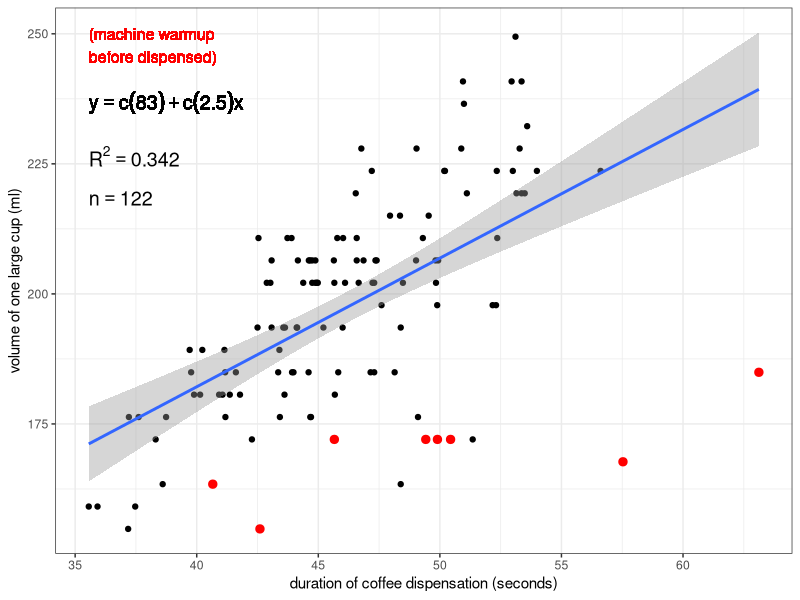
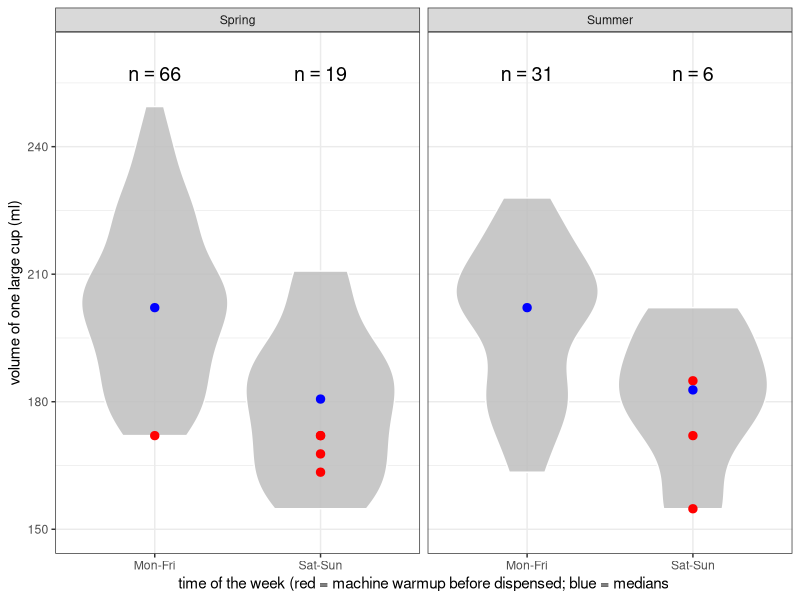
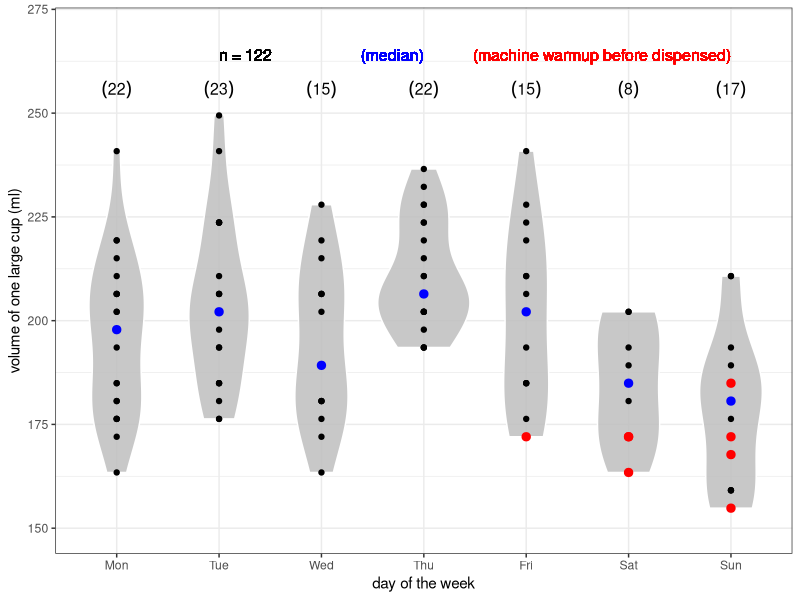
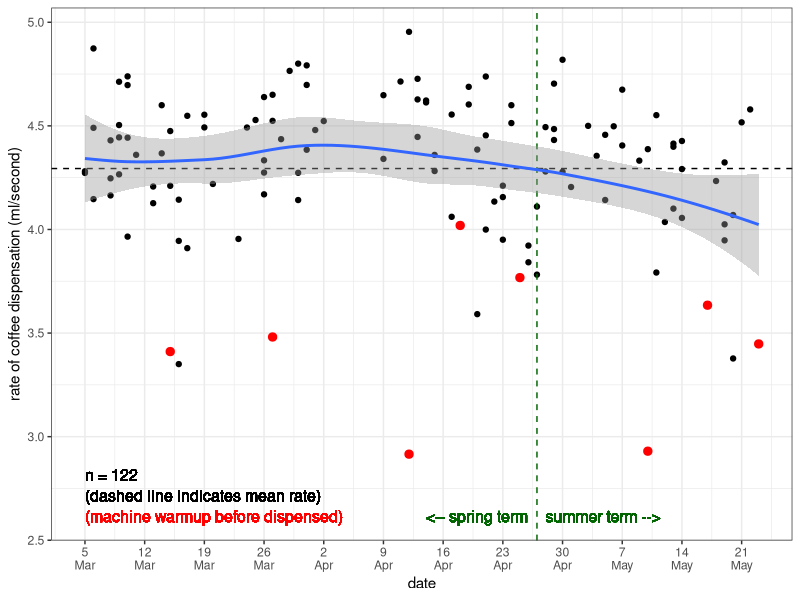
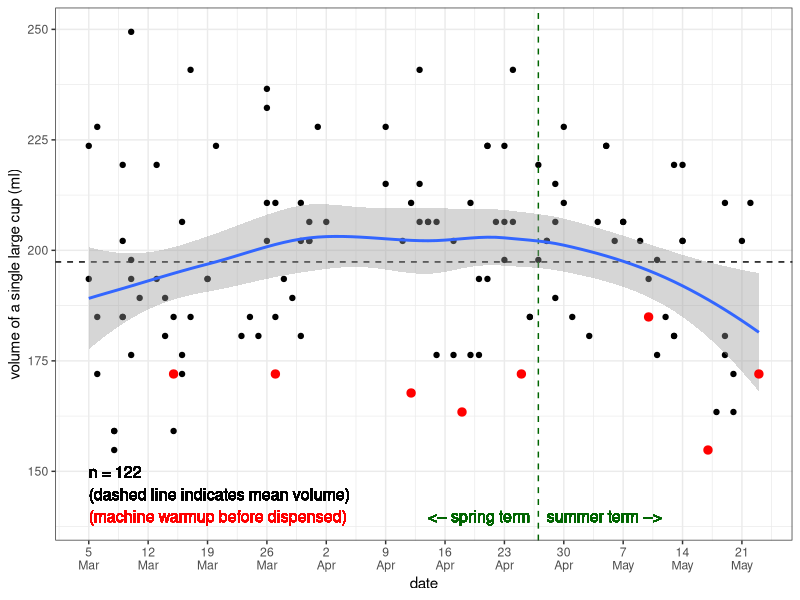
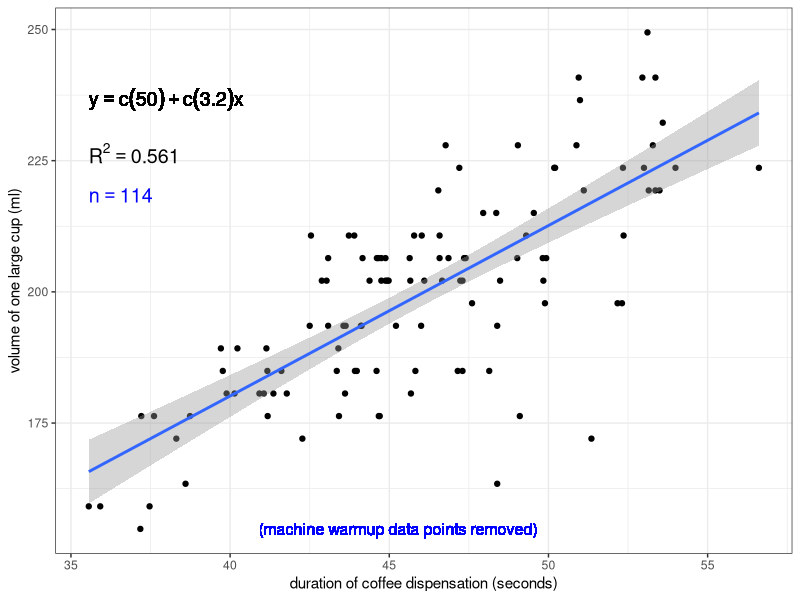

Here is the R script that generated these plots, in order:

### How does the espresso machine vary in the volume of
### coffee it dispenses for a single "large" cup?

setwd("/home/sam/Dropbox/github/coffee-data")
#setwd("wherever you put this file after downloading it")

library(ggplot2)

df <- read.csv("coffee-data.csv")

# The ruler I use to measure height (and therefore calculate volume)
# has a 3 mm length between the zero mark and its end. So, we add 3 
# to the height...
df$height <- df$height + 3

# ... and then calculate volume and rate, 
# so we have more accurate data!
df$volume <- df$height*(3.1415*37^2)/1000
df$rate <- df$volume/df$duration

# Create a variable indicating whether the coffee was pulled on
# a weekday ("Mon-Fri") or a weekend ("Sat-Sun")
for (i in 1:length(df$day))
{
  df$workday[i] <- ifelse(df$day[i]%in%"Sat" || df$day[i]%in%"Sun", "Sat-Sun", "Mon-Fri")
}

# Add a numeric variable of days of the year 
# (for the x-axis of the rate-by-date and volume-by-date plots)
date.to.num <- read.csv("date-to-numeric.csv")
df$day.yr <- 0  
for (i in 1:length(df$date))
{
  df$day.yr[i] <- date.to.num$day.yr[which(date.to.num$date%in%df$date[i])]
}

# Extract date labels and convert day and month values to character.
# This way you can later concatenate the two into a single character
# string separated by "\n" using paste(),
# so the x-axis text of the rate- and volume-by date plots is less horizontally crowded
dates.x <- date.to.num[which(date.to.num$day.yr%in%c(seq(from=min(df$day.yr), to=max(df$day.yr), by=7))),]
dates.x$day.label <- as.character(dates.x$day.label)
dates.x$month.label <- as.character(dates.x$month.label)

################################
### Volume vs. duration (duration of coffee dispensation)
{
# sample size
n <- length(df$duration)
# label to print sample size in subsequent plot
n.text <- paste("n == ", n)
# data.frame of sample size label and coordinates
# at which to print it on the plot
n.df <- data.frame(n.text, x=min(df$duration), y=0.87*max(df$volume))
  
# calculate R-squared value
rsq <- signif(summary(lm(df$volume ~ df$duration))$r.squared, digits=3)
# make a label to print R-squared value in subsequent plot
rsq.text <- paste("R^2 == ",rsq)
# make a data.frame of R-squared value label and coordinates
# at which to print it on the plot
rsq.df <- data.frame(rsq.text,x=min(df$duration),y=0.9*max(df$volume))

# function to extract regression equation
lm_eqn <- function(df)
{
  m <- lm(df$volume ~ df$duration)
  eq <- substitute(y == a + b*x, 
                   list(a = format(coef(m)[1], digits = 2), 
                        b = format(coef(m)[2], digits = 2)))
  as.character(as.expression(eq))                 
}

# generate plot w/ simple linear regression overlayed
plot <- ggplot(df, aes(duration, volume)) +
  geom_point() +
  stat_smooth(method="lm") +
  xlab("duration of coffee dispensation (seconds)") +
  ylab("volume of one large cup (ml)") +
  theme(axis.text=element_text(size=4), axis.title=element_text(size=5)) +
  theme_bw()

# add regression equation to plot
plot <- plot + 
  geom_text(data=n.df, aes(x,y,label=n.text),parse=TRUE,hjust=0,vjust=0,size=5) +
  geom_text(data=rsq.df, aes(x,y,label=rsq.text),parse=TRUE,hjust=0,vjust=0,size=5) +
  geom_text(aes(x=min(df$duration),y=0.94*max(df$volume),label=lm_eqn(df)),parse=TRUE,hjust=0,vjust=0,size=5)

# add a layer that highlights the last data point recorded
#plot <- plot +
#  geom_point(data=df[length(df$duration),],color="red",size=2.5)

# add a layer that highlights data points where espresso machine 
# had to "warm up" before dispensing coffee
plot <- plot +
  geom_point(data=df[df$warmup%in%"yes",], color="red", size=2.5) +
  geom_text(aes(x=min(df$duration),y=0.98*max(df$volume),label="(machine warmup\nbefore dispensed)"),
           hjust=0,vjust=0,color="red",size=4)

# print plot in R window
plot

# save plot directly to file as a .jpeg
jpeg("coffee-volume-vs-duration-all.jpeg", width=7, height=5, units="in", res=300)
print(plot)
dev.off()
}



################################
### Distributions of volume dispensed: weekdays vs. weekends
{
df$workday <- factor(df$workday)
df$term <- factor(df$term, levels=c("Spring","Summer"))

df.text <- data.frame(c("Spring", "Spring", "Summer", "Summer"),
                      c("Mon-Fri", "Sat-Sun", "Mon-Fri", "Sat-Sun"),
                      c(0,0,0,0),
                      c(0,0,0,0))
names(df.text) <- c("term", "workday", "n", "median")

df.spring <- df[df$term%in%"Spring",]
df.text$n[1] <- length(df.spring$volume[df.spring$workday%in%"Mon-Fri"])
df.text$n[2] <- length(df.spring$volume[df.spring$workday%in%"Sat-Sun"])
df.text$median[1] <- median(df.spring$volume[df.spring$workday%in%"Mon-Fri"])
df.text$median[2] <- median(df.spring$volume[df.spring$workday%in%"Sat-Sun"])
rm(df.spring)

df.summer <- df[df$term%in%"Summer",]
df.text$n[3] <- length(df.summer$volume[df.summer$workday%in%"Mon-Fri"])
df.text$n[4] <- length(df.summer$volume[df.summer$workday%in%"Sat-Sun"])
df.text$median[3] <- median(df.summer$volume[df.summer$workday%in%"Mon-Fri"])
df.text$median[4] <- median(df.summer$volume[df.summer$workday%in%"Sat-Sun"])
rm(df.summer)

# median volumes for weekday and weekend categories
#med.week <- median(df$volume[df$workday%in%"Mon-Fri"])
#med.wkend <- median(df$volume[df$workday%in%"Sat-Sun"])

# generate violin-and-boxplot plot with points overlayed and jittered to better reflect sample size
vol.workday <- ggplot(df, aes(workday, volume)) +
  facet_wrap(~ term, ncol=2) +
  geom_violin(color="white", fill="gray", alpha=0.85)

# add layer highlighting points where espresso machine needed to
# "warm up" before dispensing coffee
vol.workday <- vol.workday +
  geom_point(data=df[df$warmup%in%"yes",], color="red", size=2.5) +
  #geom_text(data=t, aes(x,y,label=char),parse=TRUE,vjust=0,size=2) +
  #geom_text(aes(x="Sat-Sun", y=max(df$volume)+10, label="(machine warmup before dispensed)"),
  #          hjust=1,vjust=1,size=4,color="red") +
  #geom_text(aes(x="Sat-Sun", y=max(df$volume)+4, label="(median)"),
  #          hjust=1,vjust=1,size=4,color="blue") +
  #geom_point(position=position_jitter(width=0.1,height=0)) +
  # plot points representing median volumes for weekdays and weekends
  geom_point(data=df.text, aes(workday,median), color="blue",size=2.5) +
  #geom_point(aes(x="Sat-Sun",y=med.wkend),color="blue",size=2.5) +
  xlab("time of the week (red = machine warmup before dispensed; blue = medians") +
  ylab("volume of one large cup (ml)") +
  theme(axis.text=element_text(size=4), axis.title=element_text(size=5)) +
  coord_cartesian(ylim=c(min(df$volume)-5,max(df$volume)+12)) +
  theme_bw()

# add sample sizes for weekdays and weekends
vol.workday <- vol.workday +
  geom_text(data=df.text, aes(x=workday,y=max(df$volume)+6,
                              label=paste("n == ", n)),
            parse=TRUE, hjust=0.5, vjust=0, size=5)
  #geom_text(aes(x="Mon-Fri",y=max(df$volume)+15,
  #              label=paste("n == ", length(df$workday[which(df$workday%in%"Mon-Fri")]))),
  #          parse=TRUE,hjust=0.5,vjust=0,size=5) +
  #geom_text(aes(x="Sat-Sun",y=max(df$volume)+15,
  #              label=paste("n == ", length(df$workday[which(df$workday%in%"Sat-Sun")]))),
  #          parse=TRUE,hjust=0.5,vjust=0,size=5)

# print plot in R window
vol.workday

# save plot to file as .jpeg
jpeg("coffee-volume-by-workday.jpeg", width=7, height=5, units="in", res=300)
print(vol.workday)
dev.off()
}


################################
### Distributions of volume dispensed by day
{
  df$day <- factor(df$day, levels=c("Mon","Tue","Wed","Thu","Fri","Sat","Sun"))
  #df$term <- factor(df$term, levels=c("Spring","Summer"))
    
  median.by.day <- data.frame(c("Mon","Tue","Wed","Thu","Fri","Sat","Sun"),
                              c(0,0,0,0,0,0,0),
                              c(0,0,0,0,0,0,0))
  
  #median.by.day <- data.frame(c("Mon","Tue","Wed","Thu","Fri","Sat","Sun",
  #                              "Mon","Tue","Wed","Thu","Fri","Sat","Sun"),
  #                            c("Spring","Spring","Spring","Spring","Spring","Spring","Spring",
  #                              "Summer","Summer","Summer","Summer","Summer","Summer","Summer"),
  #                            c(0,0,0,0,0,0,0,0,0,0,0,0,0,0),
  #                            c(0,0,0,0,0,0,0,0,0,0,0,0,0,0))
  
  names(median.by.day) <- c("day", "median.volume", "n")

  #names(median.by.day) <- c("day", "term", "median.volume", "n")
  
  for (i in 1:7)
  {
    median.by.day$median.volume[i] <- median(df$volume[df$day%in%median.by.day$day[i]])
    median.by.day$n[i] <- length(df$volume[df$day%in%median.by.day$day[i]])
  }
  
  #for (i in 1:7)
  #{
  #  median.by.day$median.volume[i] <- median(df$volume[df$day%in%median.by.day$day[i] && df$term%in%"Spring"])
  #  median.by.day$n[i] <- length(df$volume[df$day%in%median.by.day$day[i] && df$term%in%"Spring"])
  #}
  
  #for (i in 8:14)
  #{
  #  median.by.day$median.volume[i] <- median(df$volume[df$day%in%median.by.day$day[i] && df$term%in%"Summer"])
  #  median.by.day$n[i] <- length(df$volume[df$day%in%median.by.day$day[i] && df$term%in%"Summer"])
  #}
  
  # generate violin-and-boxplot plot with points overlayed and jittered to better reflect sample size
  vol.day <- ggplot(df, aes(day, volume)) +
  #  facet_wrap(~ term, ncol=1, nrow=2) +
    geom_violin(color="white", fill="gray", alpha=0.85) +
    geom_point()
  
  # add layer highlighting points where espresso machine needed to
  # "warm up" before dispensing coffee
  vol.day <- vol.day +
    geom_point(data=df[df$warmup%in%"yes",], color="red", size=2.5) +
    geom_text(aes(x="Sun", y=max(df$volume)+16, label="(machine warmup before dispensed)"),
              hjust=1,vjust=1,size=4,color="red") +
    geom_text(aes(x="Thu", y=max(df$volume)+16, label="(median)"),
              hjust=1,vjust=1,size=4,color="blue") +
    geom_text(aes(x="Tue", y=max(df$volume)+16, label=paste("n = ", length(df$volume), sep="")),
              hjust=0,vjust=1,size=4) +
    #geom_point(position=position_jitter(width=0.1,height=0)) +
    # plot points representing median volumes for weekdays and weekends
    geom_point(data=median.by.day, aes(day,median.volume),color="blue",size=2.5) +
    xlab("day of the week") +
    ylab("volume of one large cup (ml)") +
    theme(axis.text=element_text(size=4), axis.title=element_text(size=5)) +
    coord_cartesian(ylim=c(min(df$volume)-5,max(df$volume)+20)) +
    theme_bw()
  
  # add sample sizes for weekdays and weekends
  vol.day <- vol.day +
    geom_text(data=median.by.day, aes(day,y=max(df$volume)+4),
                  label=paste("(", median.by.day$n, ")", sep=""),
              parse=TRUE,hjust=0.5,vjust=0,size=4)
  
  # print plot in R window
  vol.day
  
  # save plot to file as .jpeg
  jpeg("coffee-volume-by-day.jpeg", width=8, height=5, units="in", res=300)
  print(vol.day)
  dev.off()
}


################################
### Rate vs. date
{
  # create plot of rate vs. date
  rate.date <- ggplot(df, aes(day.yr, rate)) +
    geom_point() +
    geom_hline(yintercept=mean(df$rate), linetype="dashed") +
    geom_vline(xintercept=117, linetype="dashed", color="darkgreen") +
    stat_smooth(method="loess") +
    xlab("date") +
    ylab("rate of coffee dispensation (ml/second)") +
    # scale x-axis text to weekly ticks, print dates as two lines of text
    scale_x_continuous(breaks=c(seq(from=min(df$day.yr), to=max(df$day.yr), by=7)),
                       labels=paste(dates.x$day.label,"\n",dates.x$month.label,sep="")) +
    theme(axis.text=element_text(size=4), axis.title=element_text(size=5)) +
    theme_bw()
  
  rate.date <- rate.date +
    geom_point(data=df[df$warmup%in%"yes",], color="red", size=2.5) +
    geom_text(aes(x=64,y=min(df$rate)-0.3,label="(machine warmup before dispensed)"),
              hjust=0,vjust=0.5,color="red",size=4) +
    geom_text(aes(x=64,y=min(df$rate)-0.2,label="(dashed line indicates mean rate)"),
              hjust=0,vjust=0.5,size=4) +
    geom_text(aes(x=64,y=min(df$rate)-0.1,label=paste("n = ", length(df$volume), sep="")),
              hjust=0,vjust=0.5,size=4) +
    # spring term text
    geom_text(aes(x=104,y=min(df$rate)-0.3,label="<-- spring term"),
              hjust=0,vjust=0.5,color="darkgreen",size=4) +
    # summer term text
    geom_text(aes(x=118,y=min(df$rate)-0.3,label="summer term -->"),
              hjust=0,vjust=0.5,color="darkgreen",size=4)
  
  rate.date
  
  jpeg("coffee-rate-by-date.jpeg", width=8, height=5, units="in", res=300)
  print(rate.date)
  dev.off()
}


################################
### Volume vs. date
{
  volume.date <- ggplot(df, aes(day.yr, volume)) +
    geom_point() +
    geom_hline(yintercept=mean(df$volume), linetype="dashed") +
    geom_vline(xintercept=117, linetype="dashed", color="darkgreen") +
    stat_smooth(method="loess") +
    xlab("date") +
    ylab("volume of a single large cup (ml)") +
    # scale x-axis text to weekly ticks, print dates as two lines of text
    scale_x_continuous(breaks=c(seq(from=min(df$day.yr), to=max(df$day.yr), by=7)),
                       labels=paste(dates.x$day.label,"\n",dates.x$month.label,sep="")) +
    theme(axis.text=element_text(size=4, angle=45), axis.title=element_text(size=5)) +
    theme_bw()
  
  volume.date <- volume.date +
    geom_point(data=df[df$warmup%in%"yes",], color="red", size=2.5) +
    geom_text(aes(x=64,y=min(df$volume)-15,label="(machine warmup before dispensed)"),
              hjust=0,vjust=0.5,color="red",size=4) +
    geom_text(aes(x=64,y=min(df$volume)-10,label="(dashed line indicates mean volume)"),
              hjust=0,vjust=0.5,size=4) +
    geom_text(aes(x=64,y=min(df$volume)-5,label=paste("n = ", length(df$volume), sep="")),
              hjust=0,vjust=0.5,size=4) +
    # spring term text
    geom_text(aes(x=104,y=min(df$volume)-15,label="<-- spring term"),
              hjust=0,vjust=0.5,color="darkgreen",size=4) +
    # summer term text
    geom_text(aes(x=118,y=min(df$volume)-15,label="summer term -->"),
              hjust=0,vjust=0.5,color="darkgreen",size=4)
  
  volume.date
  
  jpeg("coffee-volume-by-date.jpeg", width=8, height=5, units="in", res=300)
  print(volume.date)
  dev.off()
}

################################
### Volume vs. duration (duration of coffee dispensation)
### EXCLUDING instances where machine had to warm up
{
  # subset df by removing machine warmup rows
  df.no <- df[df$warmup%in%"no",]
  
  # recalculate sample size
  n <- length(df.no$duration)
  # label to print sample size in subsequent plot
  n.text <- paste("n == ", n)
  # data.frame of sample size label and coordinates
  # at which to print it on the plot
  n.df <- data.frame(n.text, x=min(df.no$duration), y=0.87*max(df.no$volume))
  
  # recalculate R-squared value
  rsq <- signif(summary(lm(df.no$volume ~ df.no$duration))$r.squared, digits=3)
  # make a label to print R-squared value in subsequent plot
  rsq.text <- paste("R^2 == ",rsq)
  # make a data.frame of R-squared value label and coordinates
  # at which to print it on the plot
  rsq.df <- data.frame(rsq.text,x=min(df.no$duration),y=0.9*max(df.no$volume))
  
  # function to extract regression equation
  lm_eqn <- function(df.no)
  {
    m <- lm(df.no$volume ~ df.no$duration)
    eq <- substitute(y == a + b*x, 
                     list(a = format(coef(m)[1], digits = 2), 
                          b = format(coef(m)[2], digits = 2)))
    as.character(as.expression(eq))                 
  }
  
  # generate plot w/ simple linear regression overlayed
  plot.no.warmup <- ggplot(df.no, aes(duration, volume)) +
    geom_point() +
    stat_smooth(method="lm") +
    xlab("duration of coffee dispensation (seconds)") +
    ylab("volume of one large cup (ml)") +
    theme(axis.text=element_text(size=4), axis.title=element_text(size=5)) +
    theme_bw()
  
  # add regression equation to plot
  plot.no.warmup <- plot.no.warmup + 
    geom_text(data=n.df, aes(x,y,label=n.text),parse=TRUE,hjust=0,vjust=0,size=5,color="blue") +
    geom_text(data=rsq.df, aes(x,y,label=rsq.text),parse=TRUE,hjust=0,vjust=0,size=5) +
    geom_text(aes(x=min(df.no$duration),y=0.94*max(df.no$volume),label=lm_eqn(df.no)),parse=TRUE,hjust=0,vjust=0,size=5)
    
  # add a layer that highlights data points where espresso machine 
  # had to "warm up" before dispensing coffee
  plot.no.warmup <- plot.no.warmup +
    geom_text(aes(x=mean(df.no$duration)-5,y=min(df.no$volume),label="(machine warmup data points removed)"),
              hjust=0,vjust=0.5,color="blue",size=4)
  
  # print plot in R window
  plot.no.warmup
  
  # save plot directly to file as a .jpeg
  jpeg("coffee-volume-vs-duration-excluding-warmup-data.jpeg", width=7, height=5, units="in", res=300)
  print(plot.no.warmup)
  dev.off()
}